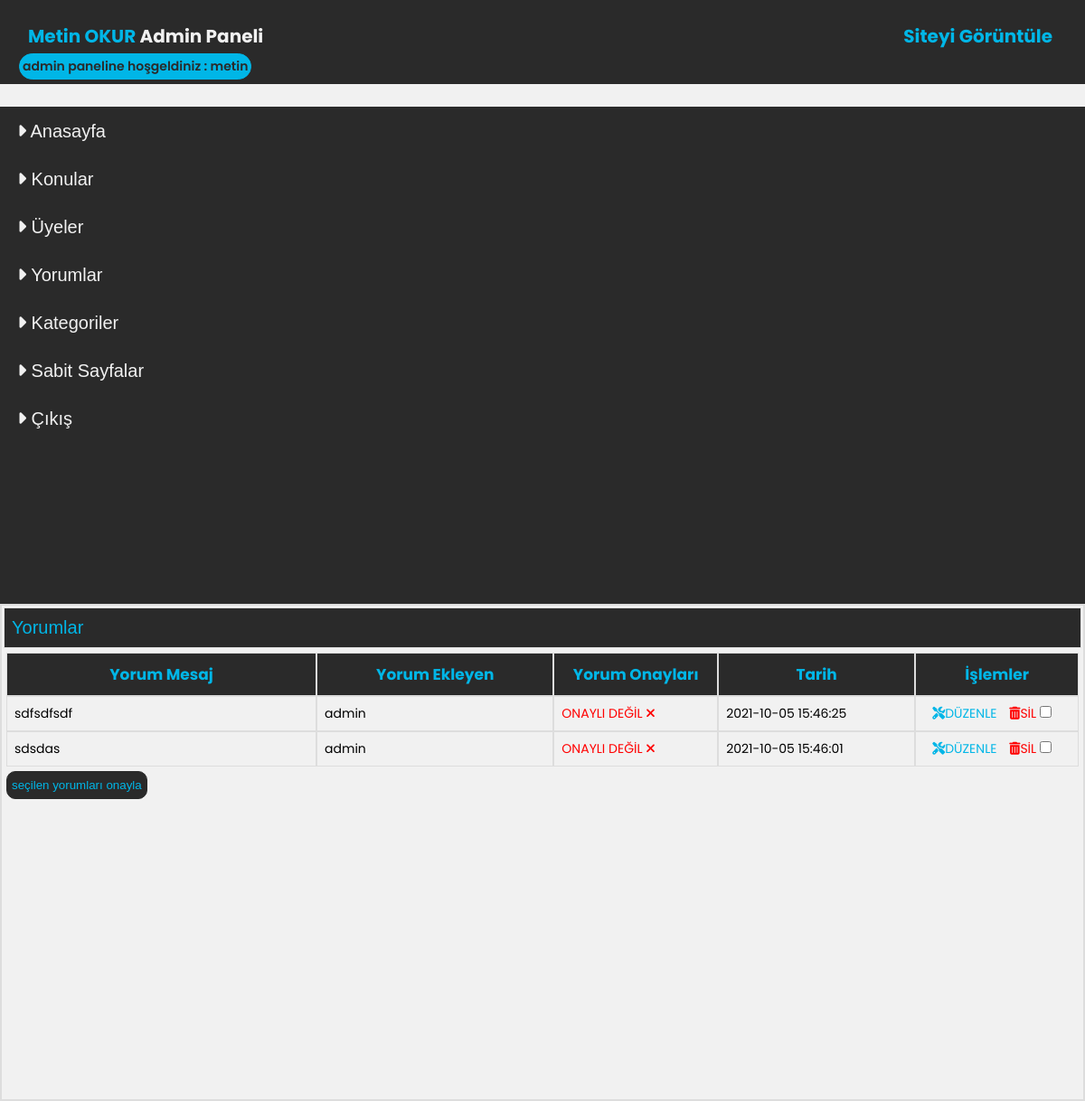
Screenshot of /admin/index.php?do=yorumlar2 (signed in) with the database file from the repository.
### tables this page shows
CREATE TABLE `yorumlar` (
  `yorum_id` int(11) NOT NULL,
  `yorum_ekleyen` varchar(500) NOT NULL,
  `yorum_eposta` varchar(1000) NOT NULL,
  `yorum_mesaj` varchar(3000) NOT NULL,
  `yorum_tarih` datetime NOT NULL DEFAULT current_timestamp(),
  `yorum_konu_id` int(11) NOT NULL DEFAULT 0,
  `yorum_onay` int(11) NOT NULL DEFAULT 0
);

### admin/yorumlar2.php (the view, shortened to what this page needs)
<?php
if (!empty($conn)) {
    $v=$conn->prepare("select * from yorumlar   order by yorum_id desc ");
    $v->execute(array());
    $k =$v->fetchAll(PDO::FETCH_ASSOC);
    $m =$v->rowCount();
}
?>
<div class="admin-icerik-sag">
    <h2> Yorumlar   </h2>
    <div class="konular">
        <table cellspacing="0" cellpadding="0" >
            <thead>
            <tr>
                <th width="400px"> Yorum Mesaj </th>  <th width="300px"> Yorum Ekleyen</th>
                <th width="200px"> Yorum Onayları</th>  <th width="250px"> Tarih</th>
                <th width="200px"> İşlemler</th>
            </tr>
            </thead>
            <?php
            if ($m){
                foreach ($k as $c){
                    ?>
                    <tbody>
                    <tr>
                        <td> <?php echo mb_substr($c["yorum_mesaj"],0,50); ?>  </td>   <td> <?php echo $c["yorum_ekleyen"]; ?> </td>
                        <td>
                            <?php
                            if ($c["yorum_onay"]==1){
                                echo '<span style="color:lime;">ONAYLI <i class="fa fa-check"></i></span> ';
                            }else{
                                echo '<span style="color:red;;">ONAYLI DEĞİL <i class="fa fa-times"></i></span> ';
                            }
                            ?>
                        </td>
                        <td> <?php echo $c["yorum_tarih"]; ?>  </td>
                        <td> <span style="margin-left: 10px;"><a href="?do=yorum_duzenle&id=<?php echo $c["yorum_id"]; ?>" style="color: #00b6e7;" > <i class="fas fa-tools"></i>DÜZENLE</a></span> <span style="margin-left: 10px; "><a onclick="return confirm('yorumu silmek istediginize emin misiniz ?')" href="?do=yorum_sil&id=<?php echo $c["yorum_id"]; ?>" style="color: red;"><i class="fas fa-trash-alt"></i>SİL</a></span>
                            <form style="display: inline;" action="?do=toplu_onay" method="post">
                            <input type="checkbox" id="kutu" name="onayla[]" value="<?php echo $c["yorum_id"]; ?>">
                        </td>
                    </tr>
                    </tbody>
                    <?php
                }
            }else{
                echo '<tr><td colspan="5"><div class="arama-hata">Henüz Hiç yorum Eklenmemiş... </div></td></tr>';
            }
            ?>
        </table>
        <button type="submit" style="cursor: pointer;background-color: #2a2a2a; padding: 7px 5px;  border: 1px solid #2a2a2a; color: #00b6e7; margin-top: 5px; border-radius: 10px;">seçilen yorumları onayla </button>
    </div>
</div>

### admin/admin.css (style rules this page uses)
* { margin: 0; padding: 0; text-decoration: none; list-style: none; box-sizing: border-box ; }
body { margin: 0; padding: 0; text-decoration: none; list-style: none; }
.admin-icerik-sag { float: left; width: 74%; border: 2px solid #dddddd; margin-left: 30px; min-height: 550px; height: auto; }
@media screen and (max-width: 1200px) { .admin-icerik-sag { width: 100%; margin: 0; } }
.admin-icerik-sag h2 { font-size: 20px; font-family: sans-serif; padding: 10px 8px; margin:2px; font-weight: 500; border: 1px solid #e1e1e1; background: #2a2a2a; color: #00b6e7; cursor:pointer; }
.konular { margin: 5px; }
.konular th { border: 1px solid #dddddd; padding: 10px; font-size: 17px; color: #00b6e7; background: #2a2a2a; }
.konular td { border: 1px solid #dddddd; padding: 8px; font-size: 14px; }

### rows the page displays
yorumlar: yorum_mesaj "sdfsdfsdf", yorum_ekleyen "admin", yorum_onay "ONAYLI DEĞİL", yorum_tarih "2021-10-05 15:46:25"
yorumlar: yorum_mesaj "sdsdas", yorum_ekleyen "admin", yorum_onay "ONAYLI DEĞİL", yorum_tarih "2021-10-05 15:46:01"

### other values shown
$_SESSION["uye"] "metin"
